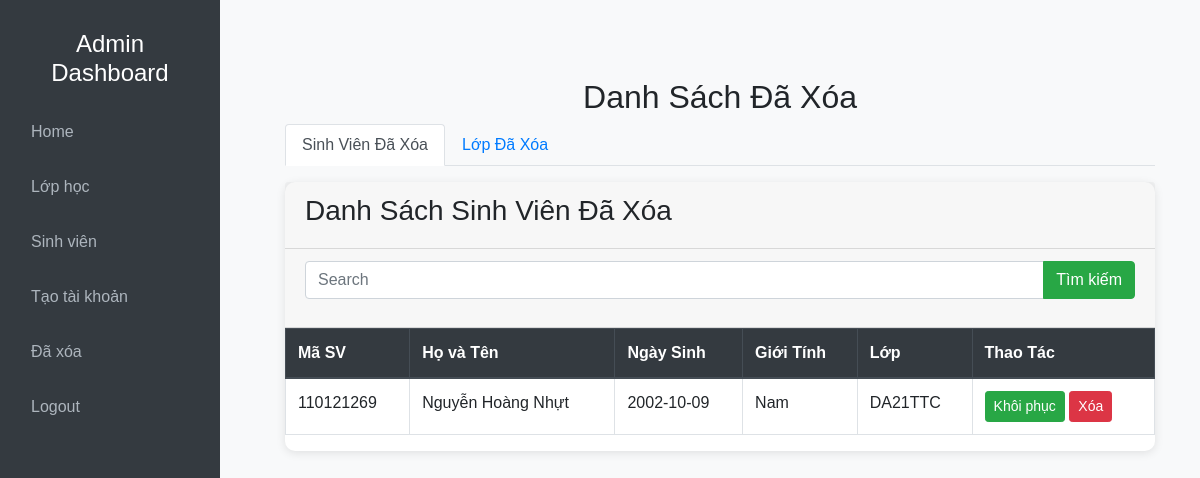
The page /admin/index.php?action=mautinrac&query=rac (signed in) on the database as committed earlier.
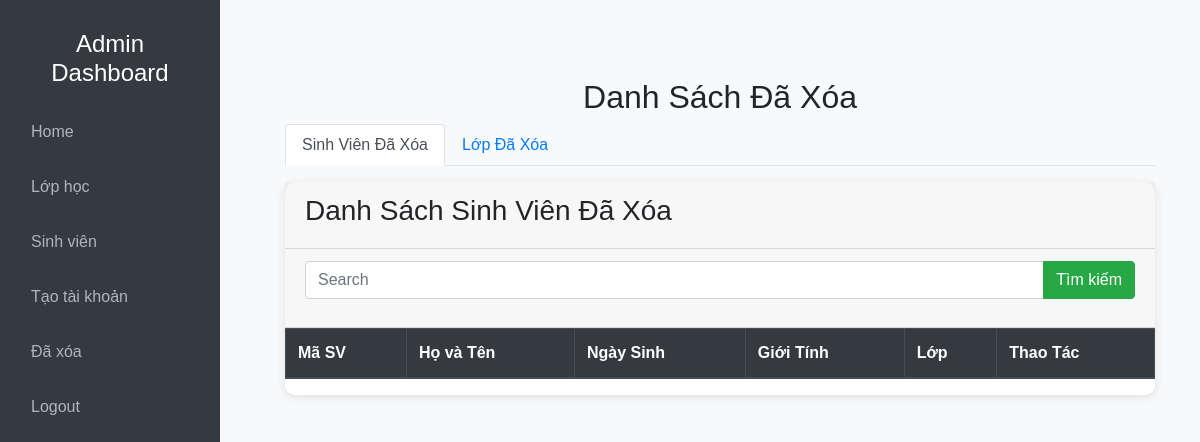
The same page on the database as committed later.
### tables this page shows
CREATE TABLE `sinhvien` (
  `maSV` varchar(9) NOT NULL COMMENT 'Mã sinh viên',
  `hoLot` varchar(20) NOT NULL COMMENT 'Họ lót',
  `tenSV` varchar(10) NOT NULL COMMENT 'Tên sinh viên',
  `ngaySinh` date NOT NULL COMMENT 'Ngày sinh',
  `gioiTinh` varchar(6) NOT NULL COMMENT 'Giới tính',
  `maLop` varchar(20) NOT NULL COMMENT 'Mã Lớp',
  `email` varchar(255) NOT NULL COMMENT 'Email',
  `soDT` varchar(11) NOT NULL COMMENT 'Số điện thoại',
  `diaChi` text NOT NULL COMMENT 'Địa chỉ',
  `hinhAnh` varchar(255) NOT NULL COMMENT 'Hình ảnh',
  `isDeleted` tinyint(1) DEFAULT 0
);

### admin/modules/backup/deleted.php (the view, shortened to what this page needs)
<?php
    if (isset($_POST['search'])) {
        $SearchText = $_POST['SearchText'];
        $sql_sinhvien = "SELECT * FROM sinhvien
                WHERE isDeleted = 1
                AND (CONCAT(hoLot, ' ', tenSV) LIKE '%$SearchText%'
                OR maSV LIKE '%$SearchText%'
                OR maLop LIKE '%$SearchText%'
                OR gioiTinh LIKE '%$SearchText%')";
    } else {
        $sql_sinhvien = "SELECT * FROM sinhvien WHERE isDeleted = 1";
    }
    $query_sinhvien = mysqli_query($conn, $sql_sinhvien);
?>
    <div class="container mt-5">
        <h2 class="text-center">Danh Sách Đã Xóa</h2>
        <ul class="nav nav-tabs" id="deletedTabs" role="tablist">
            <li class="nav-item">
                <a class="nav-link active" id="sinhvien-tab" data-toggle="tab" href="#sinhvien" role="tab" aria-controls="sinhvien" aria-selected="true">Sinh Viên Đã Xóa</a>
            </li>
            <li class="nav-item">
                <a class="nav-link" id="lop-tab" data-toggle="tab" href="#lop" role="tab" aria-controls="lop" aria-selected="false">Lớp Đã Xóa</a>
            </li>
        </ul>
        <div class="tab-content mt-3">
            <div class="tab-pane fade show active" id="sinhvien" role="tabpanel" aria-labelledby="sinhvien-tab">
                <div class="card">
                    <div class="card-header">
                        <h3>Danh Sách Sinh Viên Đã Xóa</h3>
                    </div>
                    <div class="card-header">
                        <form action="" method = "POST">
                            <div class="input-group mb-3">
                                <input type="text" class="form-control" placeholder="Search" name = "SearchText">
                                <div class="input-group-append">
                                    <button class="btn btn-success" type="submit" name="search">Tìm kiếm</button>
                                </div>
                            </div>
                    </form>
            </div>
                    <table class="table table-bordered table-hover">
                        <thead class="thead-dark">
                            <tr>
                                <th scope="col">Mã SV</th>
                                <th scope="col">Họ và Tên</th>
                                <th scope="col">Ngày Sinh</th>
                                <th scope="col">Giới Tính</th>
                                <th scope="col">Lớp</th>
                                <th scope="col">Thao Tác</th>
                            </tr>
                        </thead>
                        <tbody>
                            <?php while ($row_sinhvien = mysqli_fetch_assoc($query_sinhvien)) { ?>
                                <tr>
                                    <td><?php echo $row_sinhvien['maSV']; ?></td>
                                    <td><?php echo $row_sinhvien['hoLot'] . " " . $row_sinhvien['tenSV']; ?></td>
                                    <td><?php echo $row_sinhvien['ngaySinh']; ?></td>
                                    <td><?php echo $row_sinhvien['gioiTinh']; ?></td>
                                    <td><?php echo $row_sinhvien['maLop']; ?></td>
                                    <td>
                                        <a onclick="return confirm('Bạn có chắc muốn khôi phục sinh viên <?php echo $row_sinhvien['tenSV']; ?> không')" href="modules/backup/xuly.php?maSV=<?php echo $row_sinhvien['maSV']; ?>" class="btn btn-sm btn-success">Khôi phục</a>
                                        <a onclick="return confirm('Bạn có chắc muốn xóa sinh viên <?php echo $row_sinhvien['tenSV']; ?> không?')" href="modules/backup/xuly.php?action=delete&maSV=<?php echo $row_sinhvien['maSV']; ?>" class="btn btn-sm btn-danger">Xóa</a>
                                    </td>
                                </tr>
                            <?php } ?>
                        </tbody>
                    </table>
                </div>
            </div>
        </div>
    </div>

Rows that differ between the two databases and show on the page:
removed sinhvien: maSV "110121269", hoLot "Nguyễn Hoàng", tenSV "Nhựt", ngaySinh "2002-10-09", gioiTinh "Nam", maLop "DA21TTC"
